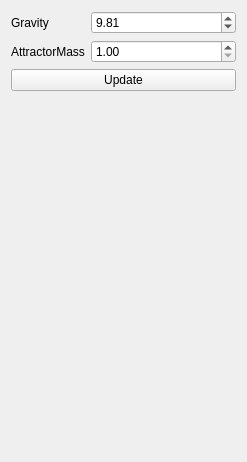
<?xml version="1.0" encoding="UTF-8"?>
<ui version="4.0">
 <class>WidgetFluid</class>
 <widget class="QWidget" name="WidgetFluid">
  <property name="geometry">
   <rect>
    <x>0</x>
    <y>0</y>
    <width>247</width>
    <height>462</height>
   </rect>
  </property>
  <property name="windowTitle">
   <string>Form</string>
  </property>
  <layout class="QFormLayout" name="formLayout">
   <item row="0" column="0">
    <widget class="QLabel" name="label">
     <property name="text">
      <string>Gravity</string>
     </property>
    </widget>
   </item>
   <item row="0" column="1">
    <widget class="QDoubleSpinBox" name="gravity">
     <property name="maximum">
      <double>100.000000000000000</double>
     </property>
     <property name="singleStep">
      <double>0.100000000000000</double>
     </property>
     <property name="value">
      <double>9.810000000000000</double>
     </property>
    </widget>
   </item>
   <item row="2" column="0" colspan="2">
    <widget class="QPushButton" name="btnUpdate">
     <property name="text">
      <string>Update</string>
     </property>
    </widget>
   </item>
   <item row="1" column="0">
    <widget class="QLabel" name="label_2">
     <property name="text">
      <string>AttractorMass</string>
     </property>
    </widget>
   </item>
   <item row="1" column="1">
    <widget class="QDoubleSpinBox" name="attractorMass">
     <property name="minimum">
      <double>1.000000000000000</double>
     </property>
     <property name="maximum">
      <double>1000.000000000000000</double>
     </property>
    </widget>
   </item>
  </layout>
 </widget>
 <resources/>
 <connections/>
</ui>
